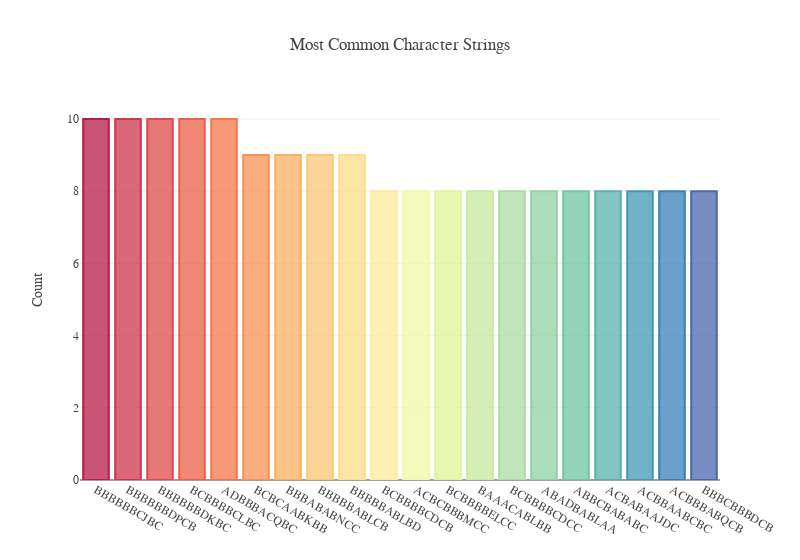

The notebook cell saved with this chart:
### Code cell
char=train['f_27'].value_counts().nlargest(20)
pal=sns.color_palette("Spectral",22).as_hex() 
pal=[j for i,j in enumerate(pal) if i not in (10,11)]
rgb=['rgba'+str(matplotlib.colors.to_rgba(i,0.75)) for i in pal] 
fig = go.Figure()
fig.add_trace(go.Bar(x=char.index, y=char, marker_color=rgb, 
                     marker_line=dict(color=pal,width=2),
                     showlegend=False))
fig.update_layout(template=temp,title="Most Common Character Strings",
                  yaxis_title="Count", width=800)
fig.show()
